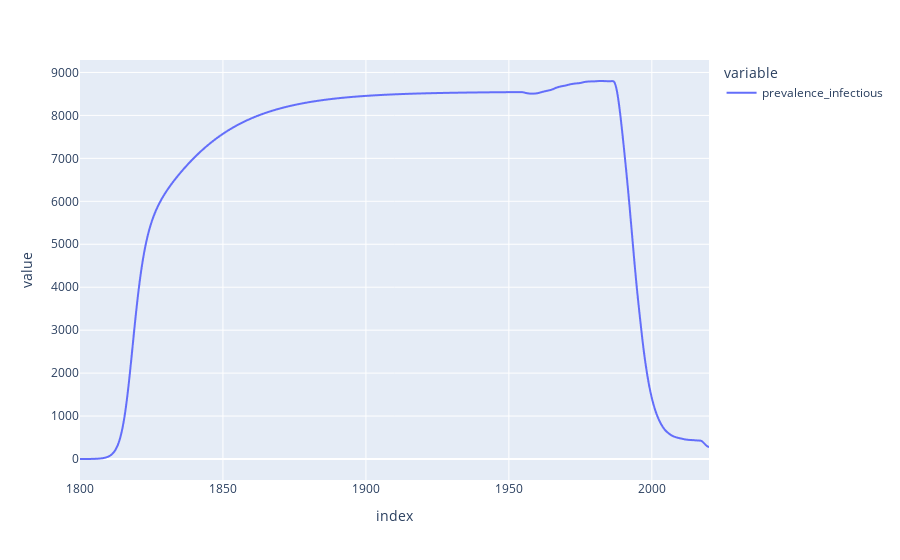

The notebook cell saved with this chart:
### Code cell
derived_df_0['prevalence_infectious'].plot()

### Figure 1 — Plotly figure (JSON) as saved in the notebook; plotly's stock layout.template omitted (floating-point values rounded to 4 significant figures; data arrays with more than 128 entries replaced by an {"elided": "..."} marker saying what was removed)
{"data": [{"hovertemplate": "variable=prevalence_infectious<br>index=%{x}<br>value=%{y}<extra></extra>", "legendgroup": "prevalence_infectious", "line": {"color": "#636efa", "dash": "solid"}, "marker": {"symbol": "circle"}, "mode": "lines", "name": "prevalence_infectious", "showlegend": true, "type": "scattergl", "x": {"elided": "2201 float values"}, "xaxis": "x", "y": {"elided": "2201 float values"}, "yaxis": "y"}], "layout": {"legend": {"title": {"text": "variable"}, "tracegroupgap": 0}, "margin": {"t": 60}, "xaxis": {"anchor": "y", "domain": [0, 1], "title": {"text": "index"}}, "yaxis": {"anchor": "x", "domain": [0, 1], "title": {"text": "value"}}}}
